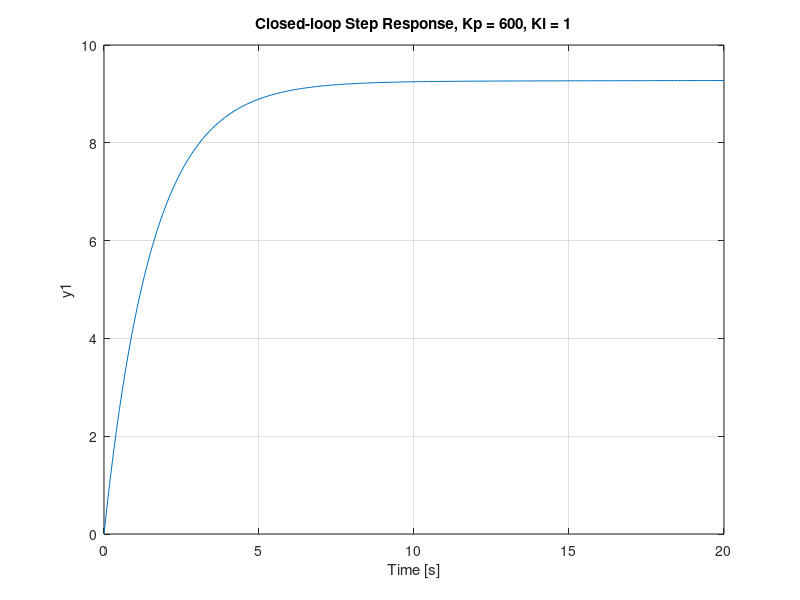
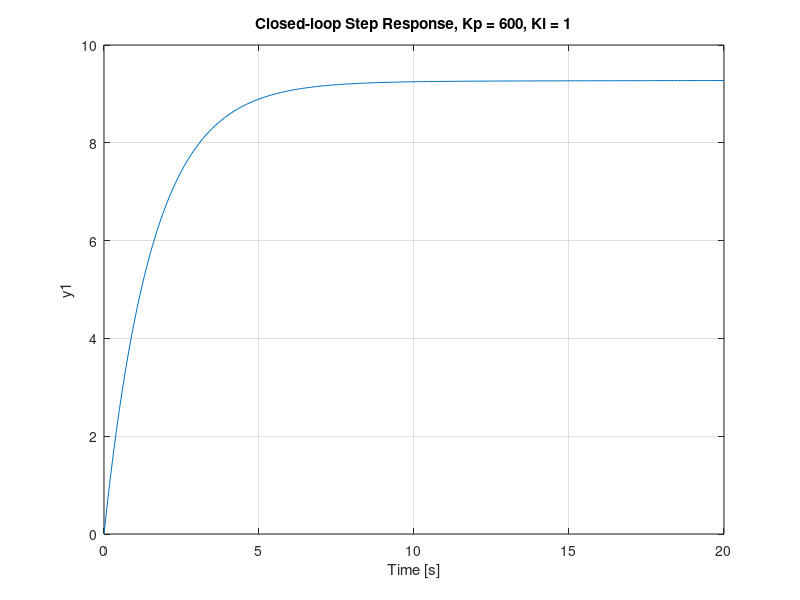

Here is the MATLAB script that generated these plots, in order: (Note: this script raises an error after producing the figures.)
%% Parameters for the car model
m = 1000;  % vehicle mass (kg)
b = 50;  % damping coefficient (N.s/m)
r = 10;  % reference speed (m/s)

%% Transfer function
s = tf('s');
P_cruise = 1/(m*s + b);

%% PI Control
Kp = 600;
Ki = 1;
C = pid(Kp,Ki);
T = feedback(C*P_cruise,1);

t = 0:0.1:20;
step(r*T,t)
axis([0 20 0 10])
title('Closed-loop Step Response, Kp = 600, Ki = 1');
saveas(gcf, 'figures/8-closed-step-PI-1.fig');
saveas(gcf, 'plots/8-closed-step-PI-1.jpg');

%% PI poles/zeros
pole(T)
pzmap(T);
axis([-1 1 -1 1])

%% PI time parameters
stepinfo(T)
damp(T)